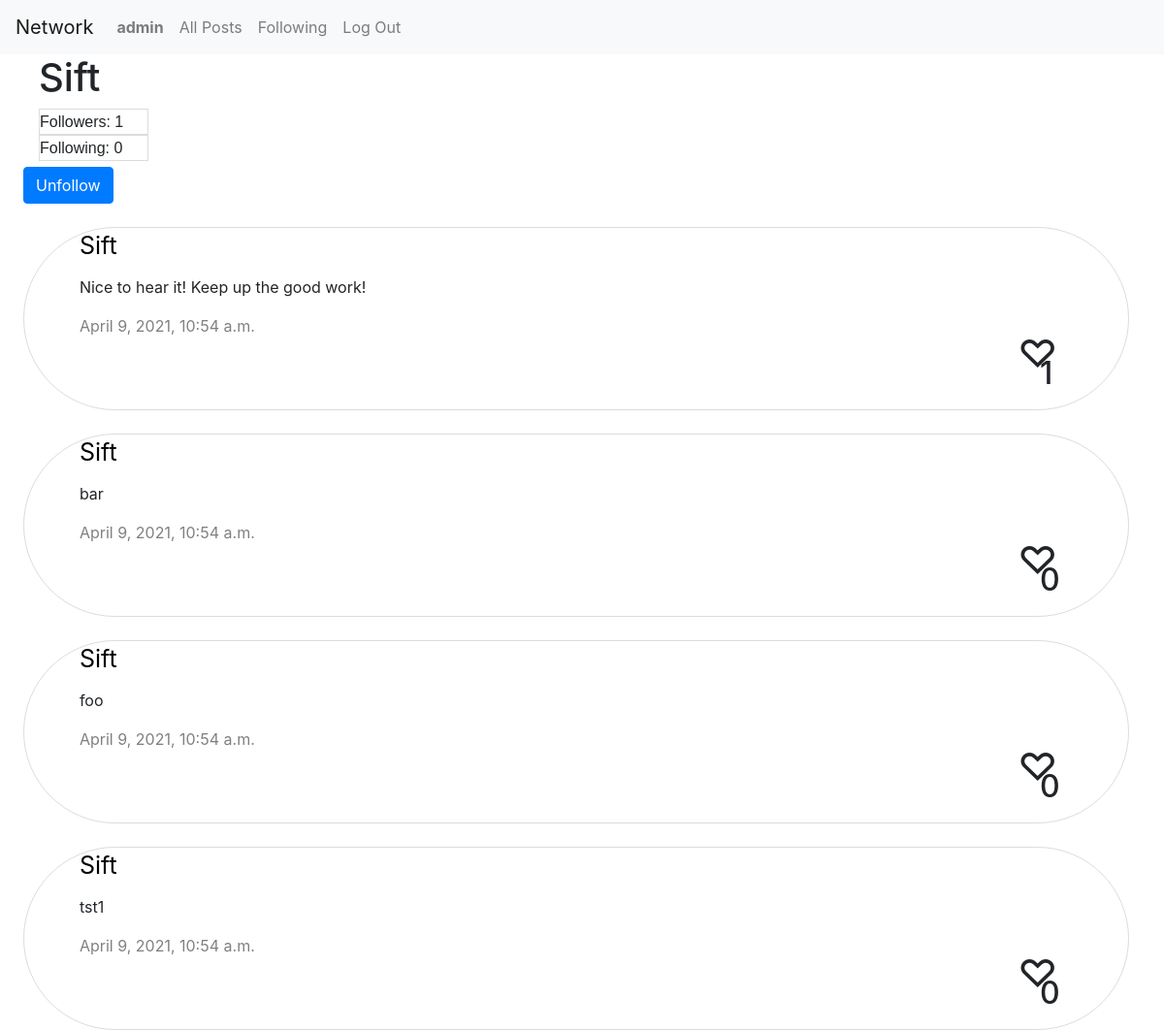
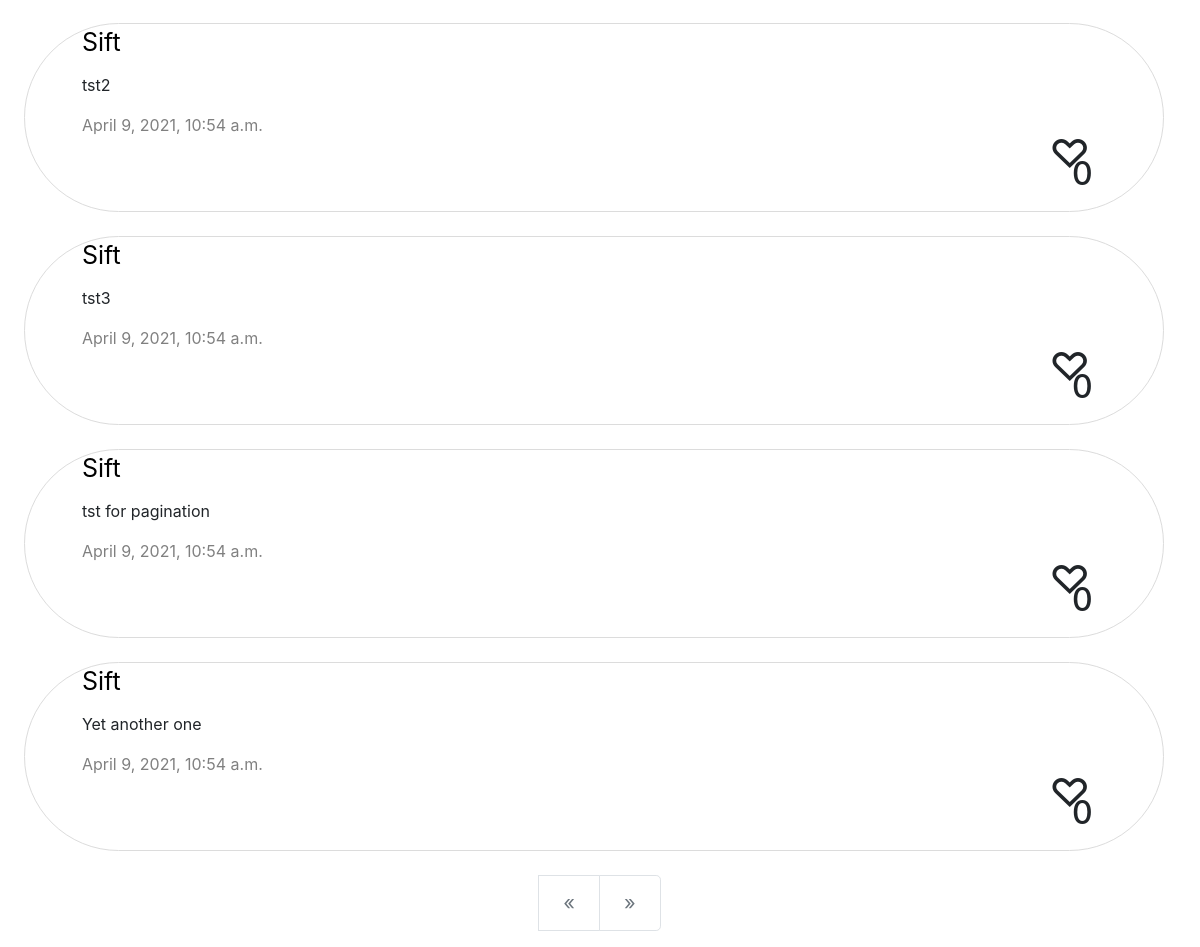
The page /profile/Sift (signed in) on the database its author committed (2 pictures, top to bottom).
### network/models.py (models this page shows, shortened)
class User(AbstractUser):
    pass

class Profile(models.Model):
    user = models.ForeignKey('User',on_delete=models.CASCADE)
    followers = models.ManyToManyField('User',related_name='Followers',blank='True')
    following = models.ManyToManyField('User',related_name='Following',blank='True')

class Posts(models.Model):
    posts = models.CharField(max_length=50)
    user = models.ForeignKey('User',on_delete=models.CASCADE)
    date = models.DateTimeField(default=datetime.now())
    like = models.ManyToManyField('User',blank='True',related_name='Likes')
    class Meta:
        ordering =['-date']

### network/views.py (the view)
# urls.py: path("profile/<str:user>",views.profile, name="profile"),
def profile(request,user):
    Username = User.objects.get(username=user)
    posts = Posts.objects.filter(user=Username)
    Following = Profile.objects.get(user=Username)
    paginator = Paginator(posts, 10)
    if request.GET.get("page") != None:
        try:
            posts = paginator.page(request.GET.get("page"))
        except:
            posts = paginator.page(1)
    else:
        posts = paginator.page(1)
    return render(request,"network/profile.html",{
        "Username":Username,
        "Posts":posts,
        "Following":Following,
    })

### network/templates/network/profile.html (shortened to what this page needs)
{% extends "network/layout.html" %}
{% block body %}
    <h1 class='title'>{{ Username }}</h1>
    <div class="follow">
    <p1 class="follow1">Followers: {{ Following.followers.count }}</p1>
    </div>
    <div class="follow">
    <p1 class="follow1">Following: {{ Following.following.count }}</p1>
    </div>
    {% if Username != request.user %}
    {% if Username in Following.followers.all %}
    <a href="{% url 'follow' Username %}"><button class="btn btn-primary" type="submit">Unfollow</button></a>
    {% else %}
    <a href="{% url 'follow' Username %}"><button class="btn btn-primary"type="submit">Follow</button></a>
    {% endif %}
    {% endif %}
{% for i in Posts %}
<div class="comments" id="{{ i.id }}">
    <p2 class="username">{{i.user}}</p2>
    <p class="comment-cont" id="comment-cont-{{ i.id }}">{{i.posts}}</p>
    <p class="date">{{i.date}}</p>
    {% if request.user in i.like.all %}
    <h1 class='like' id='like1-{{i.id}}'>&#9829;</h1>
    {% else %}
    <h1 class='like' id='like-{{i.id}}'>&#9825;</h1>
    {% endif %}
    <h2 class='counter' id='count-{{i.id}}'>{{i.like.count}}</h2>
</div>
{% endfor %}
{% include "network/paginator.html" %}
{% endblock %}

### network/templates/network/layout.html (shortened to what this page needs)
{% load static %}
<!DOCTYPE html>
<html lang="en">
    <head>
        <link rel="stylesheet" href="https://stackpath.bootstrapcdn.com/bootstrap/4.4.1/css/bootstrap.min.css">
        <link href="{% static 'network/styles.css' %}" rel="stylesheet">
    </head>
    <body>
        <nav class="navbar navbar-expand-lg navbar-light bg-light">
            <a class="navbar-brand">Network</a>
            <div>
              <ul class="navbar-nav mr-auto">
                {% if user.is_authenticated %}
                    <li class="nav-item">
                        <a class="nav-link" href="{% url 'profile' user=user.username %}"><strong>{{ user.username }}</strong></a>
                    </li>
                {% endif %}
                <li class="nav-item">
                  <a class="nav-link" href="{% url 'index' %}">All Posts</a>
                </li>
                {% if user.is_authenticated %}
                    <li class="nav-item">
                        <a class="nav-link" href="{% url 'following' %}">Following</a>
                    </li>
                    <li class="nav-item">
                        <a class="nav-link" href="{% url 'logout' %}">Log Out</a>
                    </li>
                {% endif %}
              </ul>
            </div>
          </nav>
        <div class="body">
            {% block body %}
            {% endblock %}
        </div>
    </body>
</html>

### network/static/network/styles.css (style rules this page uses)
.comments { border-radius: 10cm; border-style: solid; border-width: thin; border-color:gainsboro; width: 95%; height: 5cm; margin-left: 2%; margin: 2%; }
.comment-cont { word-wrap: break-word; margin-top: 1%; margin-left: 5%; }
.username { word-wrap: break-word; margin-top: 1%; margin-left: 5%; font-size: 25px; color: black; }
.btn { margin-left: 2%; margin-top:0.5% }
.date { word-wrap: break-word; margin-top: 1%; margin-left: 5%; color: gray; }
.follow { border-style:solid; border-width: thin; border-color: gainsboro; width:3cm; height: auto; margin-left: 2.5rem; }
.follow1 { font-size: medium; font-family: 'Franklin Gothic Medium', 'Arial Narrow', Arial, sans-serif; }
.like { margin-top:-2%; margin-left:90%; }
.counter { margin-top:-2.7%; margin-left:92%; }
.title { margin-left: 2.5rem; }

### rows shown on the page
User: username "admin"
User: username "Sift"
Profile: followers.count "1", following.count "0"
Posts: user "Sift", posts "Nice to hear it! Keep up the good work!", date "April 9, 2021, 10:54 a.m.", like.count "1"
Posts: user "Sift", posts "bar", date "April 9, 2021, 10:54 a.m.", like.count "0"
Posts: user "Sift", posts "foo", date "April 9, 2021, 10:54 a.m.", like.count "0"
Posts: user "Sift", posts "tst1", date "April 9, 2021, 10:54 a.m.", like.count "0"
Posts: user "Sift", posts "tst2", date "April 9, 2021, 10:54 a.m.", like.count "0"
Posts: user "Sift", posts "tst3", date "April 9, 2021, 10:54 a.m.", like.count "0"
Posts: user "Sift", posts "tst for pagination", date "April 9, 2021, 10:54 a.m.", like.count "0"
Posts: user "Sift", posts "Yet another one", date "April 9, 2021, 10:54 a.m.", like.count "0"
